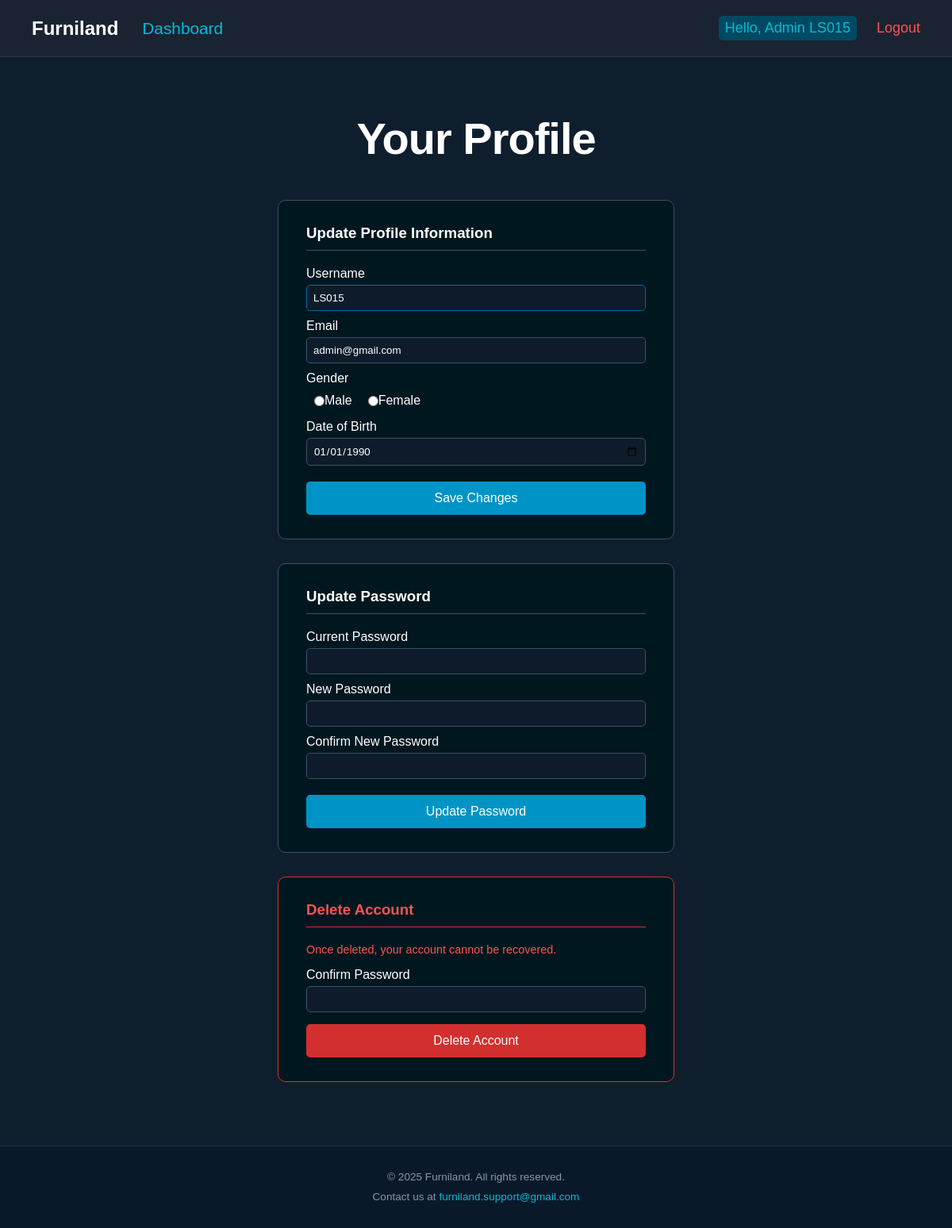
The app's page /profile.php (signed in) with its own data.
### tables this page shows
CREATE TABLE `users` (
  `userID` int(10) NOT NULL,
  `username` varchar(20) NOT NULL,
  `email` varchar(20) NOT NULL,
  `password` varchar(255) NOT NULL,
  `gender` varchar(6) NOT NULL,
  `dob` date NOT NULL,
  `role` varchar(6) NOT NULL
);

### profile.php (the view, shortened to what this page needs)
<?php
include "includes/connect.php";
include "includes/header.php";
$userID = $_SESSION['userID'];
$stmt = $conn->prepare("SELECT * FROM users WHERE userID = ?");
$stmt->bind_param("i", $userID);
$stmt->execute();
$resultUser = $stmt->get_result();
$user = $resultUser->fetch_assoc();
?>
<!DOCTYPE html>
<html lang="en">
<head>
    <link rel="stylesheet" href="assets/style.css?v=3">
</head>
<body>
    <main class="profile-page">
        <div class="home-title" style="margin-bottom: 30px;">
            <h1>Your Profile</h1>
        </div>
        <div class="profile-section">
            <h3>Update Profile Information</h3>
            <form method="POST" action="">
                <label>Username</label>
                <input type="text" name="username" value="<?php echo htmlspecialchars($user['username']); ?>" required>
                <label>Email</label>
                <input type="email" name="email" value="<?php echo htmlspecialchars($user['email']); ?>" required>
                <label>Gender</label>
                <div class="gender-row" style="margin-top: 10px; margin-bottom: 15px;">
                    <input type="radio" name="gender" value="Male" <?php echo ($user['gender'] == 'Male') ? 'checked' : ''; ?>> Male
                    <input type="radio" name="gender" value="Female" <?php echo ($user['gender'] == 'Female') ? 'checked' : ''; ?> style="margin-left: 20px;"> Female
                </div>
                <label>Date of Birth</label>
                <input type="date" name="dob" value="<?php echo $user['dob']; ?>" required>
                <button type="submit" name="update_profile" class="btn-save">Save Changes</button>
            </form>
        </div>
        <div class="profile-section">
            <h3>Update Password</h3>
            <form method="POST" action="">
                <label>Current Password</label>
                <input type="password" name="current_password" required>
                <label>New Password</label>
                <input type="password" name="new_password" required>
                <label>Confirm New Password</label>
                <input type="password" name="confirm_password" required>
                <button type="submit" name="update_password" class="btn-save">Update Password</button>
            </form>
        </div>
        <div class="profile-section" style="border-color: #d32f2f;">
            <h3 style="color: #ff5252; border-color: #d32f2f;">Delete Account</h3>
            <p class="delete-warning">Once deleted, your account cannot be recovered.</p>
            <form method="POST" action="">
                <label>Confirm Password</label>
                <input type="password" name="delete_confirm_password" required>
                <button type="submit" name="delete_account" class="btn-delete-account">Delete Account</button>
            </form>
        </div>
    </main>
    <?php include "includes/footer.php"; ?>
</body>
</html>

### assets/style.css (style rules this page uses)
* { font-family: 'Segoe UI', Tahoma, Geneva, Verdana, sans-serif; }
body { font-family: 'Segoe UI', Tahoma, Geneva, Verdana, sans-serif; background-color: #0a1929; color: #ffffff; min-height: 100vh; }
main { max-width: 1400px; margin: 0 auto; }
.home-title { text-align: center; margin-bottom: 60px; margin-top: 70px; }
.home-title h1 { font-size: 3.5rem; font-weight: 700; margin-bottom: 15px; letter-spacing: -1px; }
label { display: block; margin-top: 10px; font-size: 16px; }
input[type="text"], input[type="email"], input[type="date"], input[type="password"] { width: 100%; padding: 8px; margin-top: 5px; border-radius: 5px; border: 1px solid #3a506b; background-color: #0d1b2a; color: white; margin-left: 0; }
.gender-row { display: flex; flex-direction: row; align-items: center; }
select, input, button { padding: 8px 12px; border-radius: 6px; border: 1px solid #607b85; outline: none; background-color: #14293e; color: white; margin-left: 10px; }
button { background: #0db5e9; color: black; cursor: pointer; }
* { box-sizing: border-box; font-family: Arial, sans-serif; margin: 0; padding: 0; }
body { background-color: #0f1e2d; color: white; min-height: 100vh; display: flex; flex-direction: column; }
.profile-page { display: flex; flex-direction: column; align-items: center; padding-bottom: 50px; }
.profile-section { background-color: rgba(0, 23, 31); width: 500px; padding: 30px 35px; border-radius: 10px; border: 1px solid #3a506b; margin-bottom: 30px; }
.profile-section h3 { margin-bottom: 20px; color: #ffffff; border-bottom: 1px solid #3a506b; padding-bottom: 10px; }
.btn-save { width: 100%; padding: 12px; background-color: #0094c6; color: white; border: none; border-radius: 5px; cursor: pointer; font-size: 16px; margin-top: 20px; margin-left: 0; }
.btn-delete-account { background-color: #d32f2f; margin-top: 15px; width: 100%; padding: 12px; color: white; border: none; border-radius: 5px; cursor: pointer; font-size: 16px; margin-left: 0; }
.delete-warning { color: #ff5252; font-size: 0.9rem; margin-bottom: 15px; }
input[type="text"] { border: 0.3px solid #00699e; }

### records on screen
users: username "LS015", email "admin@gmail.com", dob "01/01/1990"

### other values on screen
$username "LS015"
